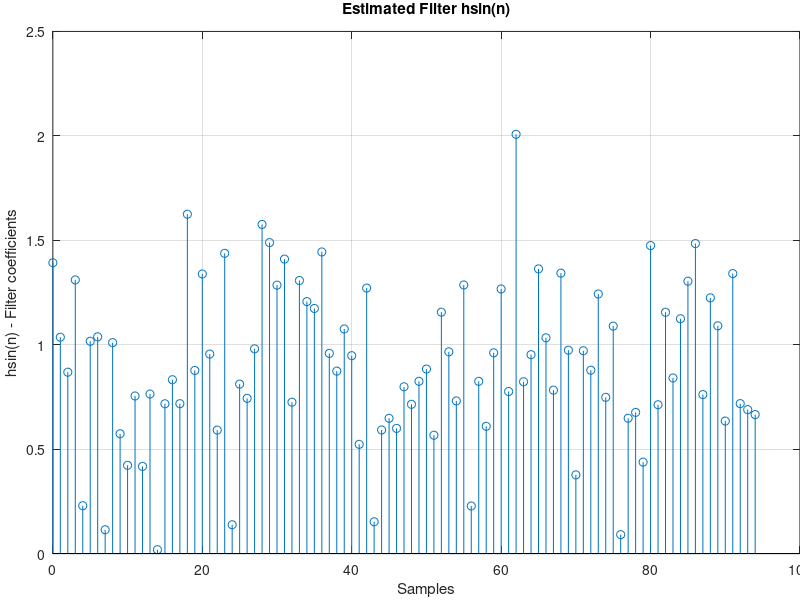
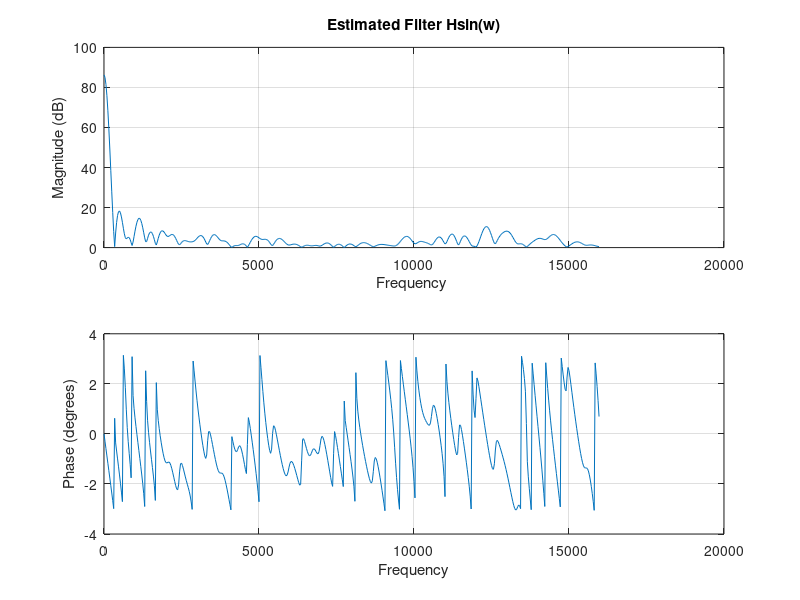

The MATLAB source for these figures, in order:
clc
close all
clear all
%y=Asin(2?(k+o)/p)
samples=rand(100,1);
f0=440;
fs=16000;
A=[-1 1];
% f0=[440:100:800]
for i=1:length(f0)
xsin=sin((2*pi*f0(i)*samples)/fs);

end
h = [1,-2,3, 4, .3, 5];
x = conv(xsin,h);
hsin = x(length(h):end-length(h)+1);
% plot(hsin)
%Test with broad-band noise
lms_state = rand([1,3*fs]);	%Disturbance data
[H,w] = freqz(hsin,1,512,fs);
% plot(samples);
% plot(y);
figure('Color','white')
stem(0:numel(hsin)-1, hsin); grid on;
xlabel 'Samples', ylabel 'hsin(n) - Filter coefficients', title 'Estimated Filter hsin(n)'
set(gca,'LooseInset',get(gca,'TightInset'))
% saveas(gcf, fullfile(pwd,'images/','h-coeffs'),'epsc')

% plot(w/fs,20*log10(abs(H)));
figure('Color','white');
subplot(2,1,1);
plot(2*w,(abs(H))); grid on;
xlabel 'Frequency ', ylabel 'Magnitude (dB)', title 'Estimated Filter Hsin(w)'
subplot(2,1,2)
plot(2*w, (angle(H))); grid on;
xlabel 'Frequency', ylabel 'Phase (degrees)'
set(gca,'LooseInset',get(gca,'TightInset'))
% saveas(gcf, fullfile(pwd,'images/','Hsin'),'epsc')